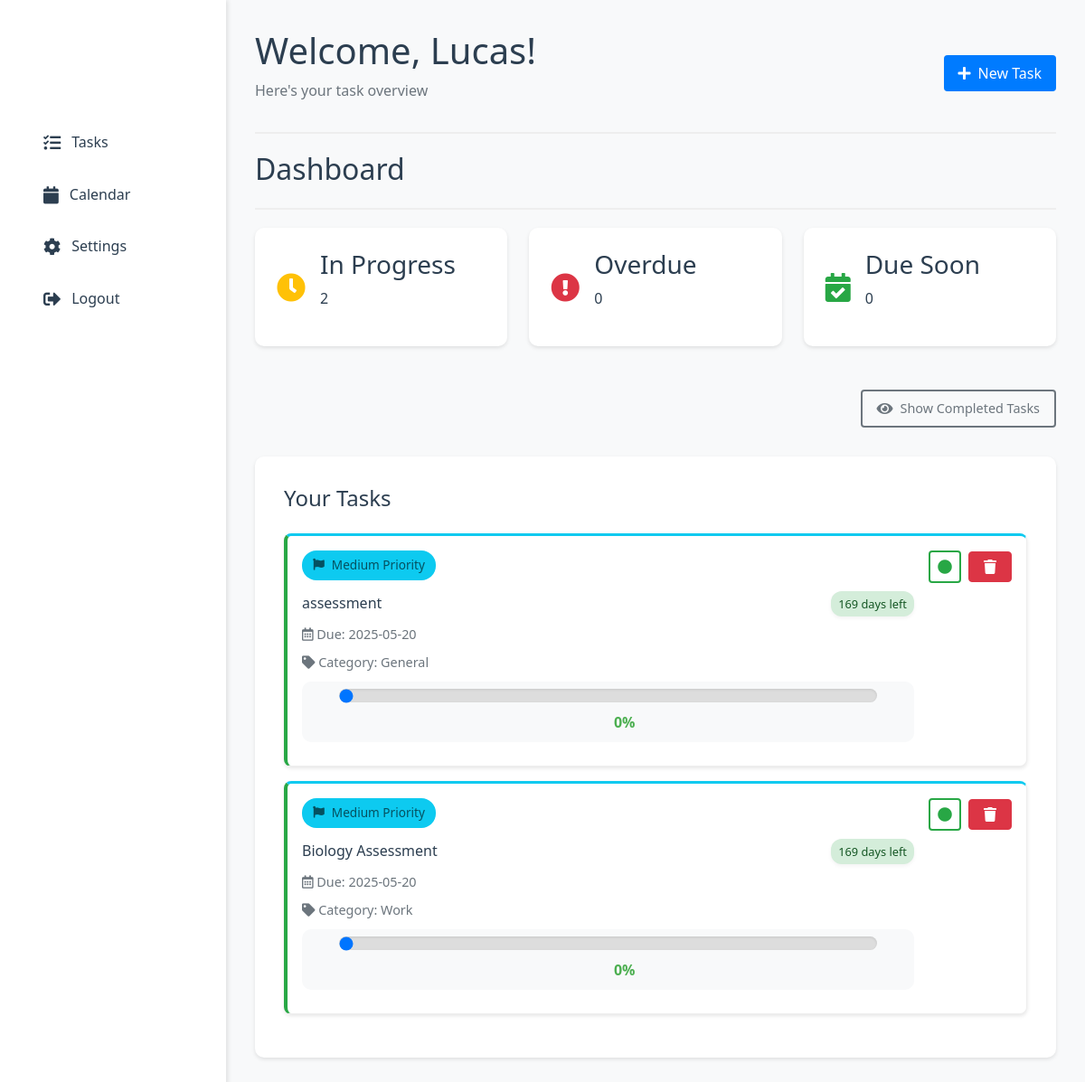
/dashboard (signed in), run on an earlier commit of the app's database.
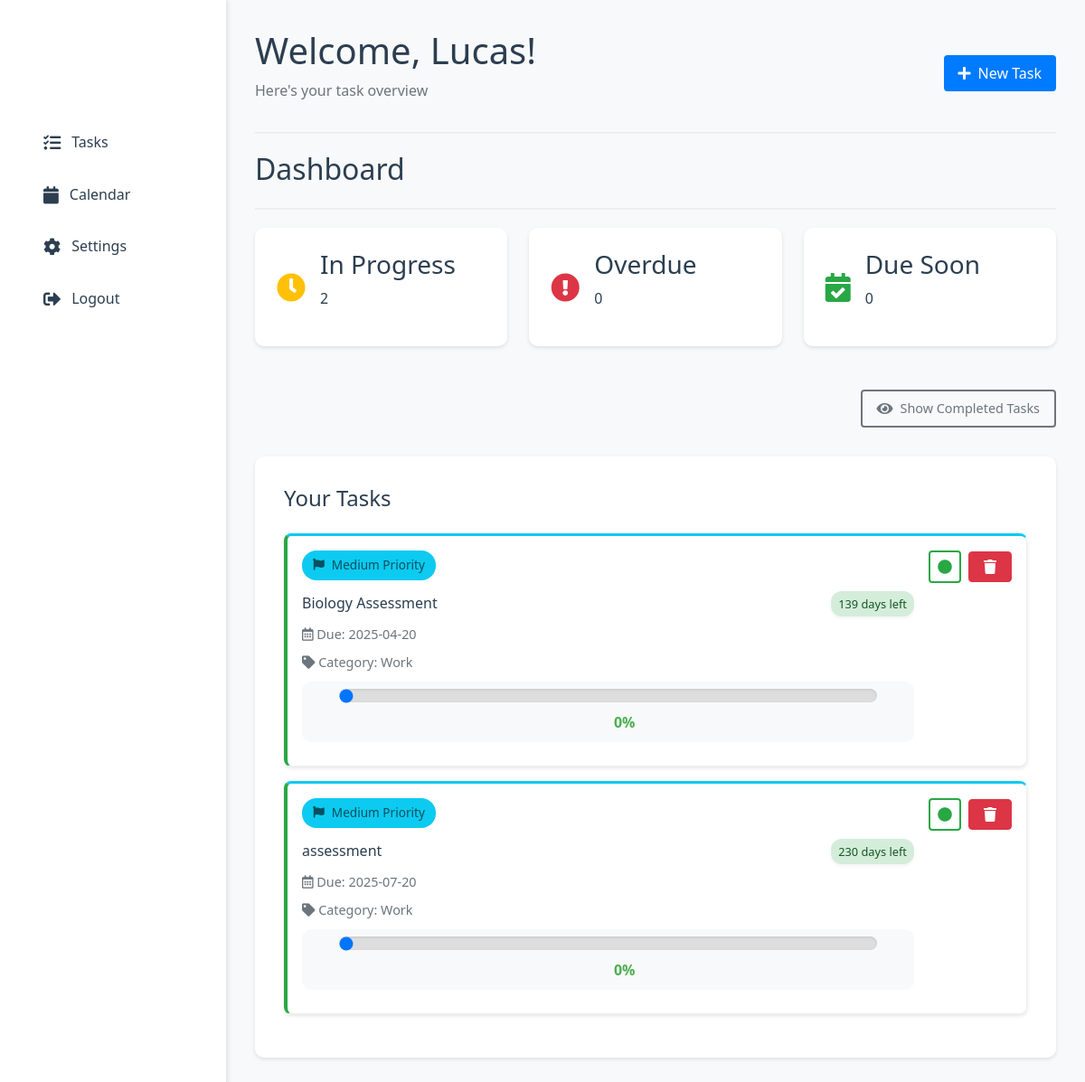
And on a later commit of the database.
### tables this page shows
CREATE TABLE todos (
                id INTEGER PRIMARY KEY AUTOINCREMENT,
                user_id INTEGER NOT NULL,
                task TEXT NOT NULL,
                due_date TEXT NOT NULL,
                done BOOLEAN NOT NULL DEFAULT 0, category_id INTEGER 
            REFERENCES categories(id), category TEXT DEFAULT 'General', notes TEXT DEFAULT '', custom_color TEXT DEFAULT NULL, importance TEXT DEFAULT 'medium', progress INTEGER DEFAULT 0,
                FOREIGN KEY (user_id) REFERENCES users (id)
            );

### app.py (the view, shortened to what this page needs)
@app.route("/dashboard", methods=["GET", "POST"])
@app.route("/dashboard/<show_completed>")
def dashboard(show_completed=None):
    if 'user_id' not in session:
        flash("Please login first!", "error")
        return redirect(url_for("login"))
    conn = sqlite3.connect(DB_PATH)
    cursor = conn.cursor()
    if show_completed:
        cursor.execute("""
            SELECT id, task, due_date, category, notes, importance, progress, done
            FROM todos
            WHERE user_id = ?
            ORDER BY done ASC, date(due_date) ASC
        """, (session['user_id'],))
    else:
        cursor.execute("""
            SELECT id, task, due_date, category, notes, importance, progress, done
            FROM todos
            WHERE user_id = ? AND done = 0
            ORDER BY date(due_date) ASC
        """, (session['user_id'],))
    todos = cursor.fetchall()
    conn.close()
    todo_list = []
    for todo in todos:
        due_date = datetime.fromisoformat(todo[2])
        time_left = due_date.date() - date.today()
        days_left = time_left.days
        color = colour(days_left)
        if days_left < 0:
            due_text = f"{abs(days_left)} days overdue"
        elif days_left == 0:
            due_text = "Due today"
        elif days_left == 1:
            due_text = "Due tomorrow"
        else:
            due_text = f"{days_left} days left"
        todo_list.append({
            "id": todo[0],
            "task": todo[1],
            "due_date": due_date.strftime("%Y-%m-%d"),
            "category": todo[3],
            "notes": todo[4],
            "importance": todo[5],
            "progress": todo[6],  # Added progress
            "color": color,
            "due_text": due_text,
            "done": todo[7],  # Add the done status
        })
    return render_template("dashboard.html",
                         todo_list=todo_list,
                         show_completed=bool(show_completed))

### app.py (called while the page is built)
def colour(days_left):
    if days_left < 0:
        return "red"  # Overdue
    elif days_left == 0:
        return "yellow"  # Due today
    elif days_left == 1:
        return "yellow"  # Due tomorrow
    elif days_left <= 7:
        return "yellow"  # Due soon
    else:
        return "on-time"  # On time

### templates/dashboard.html (shortened to what this page needs)
<!DOCTYPE html>
<html lang="en">
<head>
    <link rel="stylesheet" href="{{ url_for('static', filename='css/style.css') }}">
    <link rel="stylesheet" href="https://cdnjs.cloudflare.com/ajax/libs/font-awesome/5.15.4/css/all.min.css">
</head>
<body class="dashboard-body">
    <div class="dashboard-container">
        <aside class="sidebar">
            <div class="sidebar-header">
                <h2 class="logo">TaskMaster Pro</h2>
            </div>
            <nav class="sidebar-nav">
                <a href="{{ url_for('dashboard') }}" class="nav-item {% if active_page == 'tasks' %}active{% endif %}">
                    <i class="fas fa-tasks"></i> Tasks
                </a>
                <a href="{{ url_for('calendar_view') }}" class="nav-item {% if active_page == 'calendar' %}active{% endif %}">
                    <i class="fas fa-calendar"></i> Calendar
                </a>
                <a href="{{ url_for('settings') }}" class="nav-item {% if active_page == 'settings' %}active{% endif %}">
                    <i class="fas fa-cog"></i> Settings
                </a>
                <a href="{{ url_for('logout') }}" class="nav-item">
                    <i class="fas fa-sign-out-alt"></i> Logout
                </a>
            </nav>
        </aside>
        <main class="main-content">
            <header class="dashboard-header">
                <div>
                    <h1>Welcome, {{ session['username'] }}!</h1>
                    <p class="text-muted">Here's your task overview</p>
                </div>
                <div class="header-actions">
                    <button class="btn btn-primary" onclick="document.getElementById('addTaskModal').style.display='block'">
                        <i class="fas fa-plus"></i> New Task
                    </button>
                </div>
            </header>
            <div class="dashboard-header">
                <h2>Dashboard</h2>
            </div>
            <div class="task-summary">
                <div class="summary-card">
                    <i class="fas fa-clock text-warning"></i>
                    <div class="summary-info">
                        <h3>In Progress</h3>
                        <p>{{ todo_list|length }}</p>
                    </div>
                </div>
                <div class="summary-card">
                    <i class="fas fa-exclamation-circle text-danger"></i>
                    <div class="summary-info">
                        <h3>Overdue</h3>
                        <p>{{ todo_list|selectattr('color', 'equalto', 'red')|list|length }}</p>
                    </div>
                </div>
                <div class="summary-card">
                    <i class="fas fa-calendar-check text-success"></i>
                    <div class="summary-info">
                        <h3>Due Soon</h3>
                        <p>{{ todo_list|selectattr('color', 'equalto', 'yellow')|list|length }}</p>
                    </div>
                </div>
            </div>
            <div class="dashboard-actions">
                <button class="btn btn-outline-secondary toggle-completed-btn">
                    <i class="fas fa-eye"></i>
                    <span class="toggle-text">Show Completed Tasks</span>
                </button>
            </div>
            <div class="task-list">
                <h2>Your Tasks</h2>
                {% if todo_list %}
                    {% for todo in todo_list %}
                    <div class="task-card status-{{ todo.color }} {% if todo.done %}task-completed{% endif %}">
                        <div class="task-content">
                            <div class="task-priority">
                                <span class="importance-badge {{ todo.importance }}">
                                    <i class="fas fa-flag"></i> {{ todo.importance|title }} Priority
                                </span>
                            </div>
                            <div class="task-header">
                                <h3>{{ todo.task }}</h3>
                                <span class="due-badge {{ todo.color }}">{{ todo.due_text }}</span>
                            </div>
                            <p><i class="far fa-calendar-alt"></i> Due: {{ todo.due_date }}</p>
                            <p><i class="fas fa-tag"></i> Category: {{ todo.category }}</p>
                            <div class="progress-bar">
                                <input type="range" min="0" max="100" value="{{ todo.progress }}"
                                       class="progress-slider" data-task-id="{{ todo.id }}">
                                <span class="progress-value">{{ todo.progress }}%</span>
                            </div>
                        </div>
                        <div class="task-actions">
                            <button class="btn btn-sm toggle-complete-btn {% if todo.done %}btn-success active{% else %}btn-outline-success{% endif %}"
                                    data-task-id="{{ todo.id }}">
                                <i class="fas {% if todo.done %}fa-check-circle{% else %}fa-circle{% endif %}"></i>
                            </button>
                            <a href="{{ url_for('delete_task', task_id=todo.id) }}" class="btn btn-danger btn-sm">
                                <i class="fas fa-trash"></i>
                            </a>
                        </div>
                    </div>
                    {% endfor %}
                {% else %}
                    <div class="empty-state">
                        <i class="fas fa-clipboard-list"></i>
                        <p>No tasks yet. Add your first task to get started!</p>
                    </div>
                {% endif %}
            </div>
        </main>
    </div>
</body>
</html>

### templates/dashboard.html (style rules this page uses)
.dashboard-header { display: flex; justify-content: space-between; align-items: center; margin-bottom: 20px; }
.btn { padding: 8px 16px; text-decoration: none; border-radius: 4px; display: inline-flex; align-items: center; gap: 0.5rem; }
.btn-primary { background-color: #007bff; color: white; }
.btn-danger { background-color: #dc3545; color: white; }
.btn i { font-size: 1rem; }
.task-header { display: flex; justify-content: space-between; align-items: center; margin-bottom: 0.5rem; }
.due-badge { font-size: 0.8rem; padding: 0.25rem 0.5rem; border-radius: 12px; font-weight: 500; }
.due-badge.on-time { background-color: #d4edda; color: #155724; }
.task-card { display: flex; justify-content: space-between; align-items: flex-start; padding: 1rem; margin-bottom: 1rem; background: white; border-radius: 8px; box-shadow: 0 2px 4px rgba(0,0,0,0.1); }
.task-content { flex-grow: 1; margin-right: 1rem; }
.importance-badge { font-size: 0.8rem; padding: 0.25rem 0.5rem; border-radius: 12px; font-weight: 500; }
.importance-badge.medium { background-color: #cff4fc; color: #055160; }
.task-priority { margin-bottom: 0.75rem; }
.importance-badge { display: inline-flex; align-items: center; gap: 0.5rem; padding: 0.35rem 0.75rem; border-radius: 16px; font-weight: 500; font-size: 0.85rem; }
.importance-badge i { font-size: 0.8rem; }
.importance-badge.medium { background-color: #0dcaf0; color: #055160; }
.task-card { border-top: 3px solid transparent; }
.task-card:has(.importance-badge.medium) { border-top-color: #0dcaf0; }

What changed in the data, as far as the page shows it:
changed todos "Biology Assessment": due_text "169 days left" → "139 days left"; due_date "2025-05-20" → "2025-04-20"; moves up the list
changed todos "assessment": due_text "169 days left" → "230 days left"; due_date "2025-05-20" → "2025-07-20"; category "General" → "Work"
